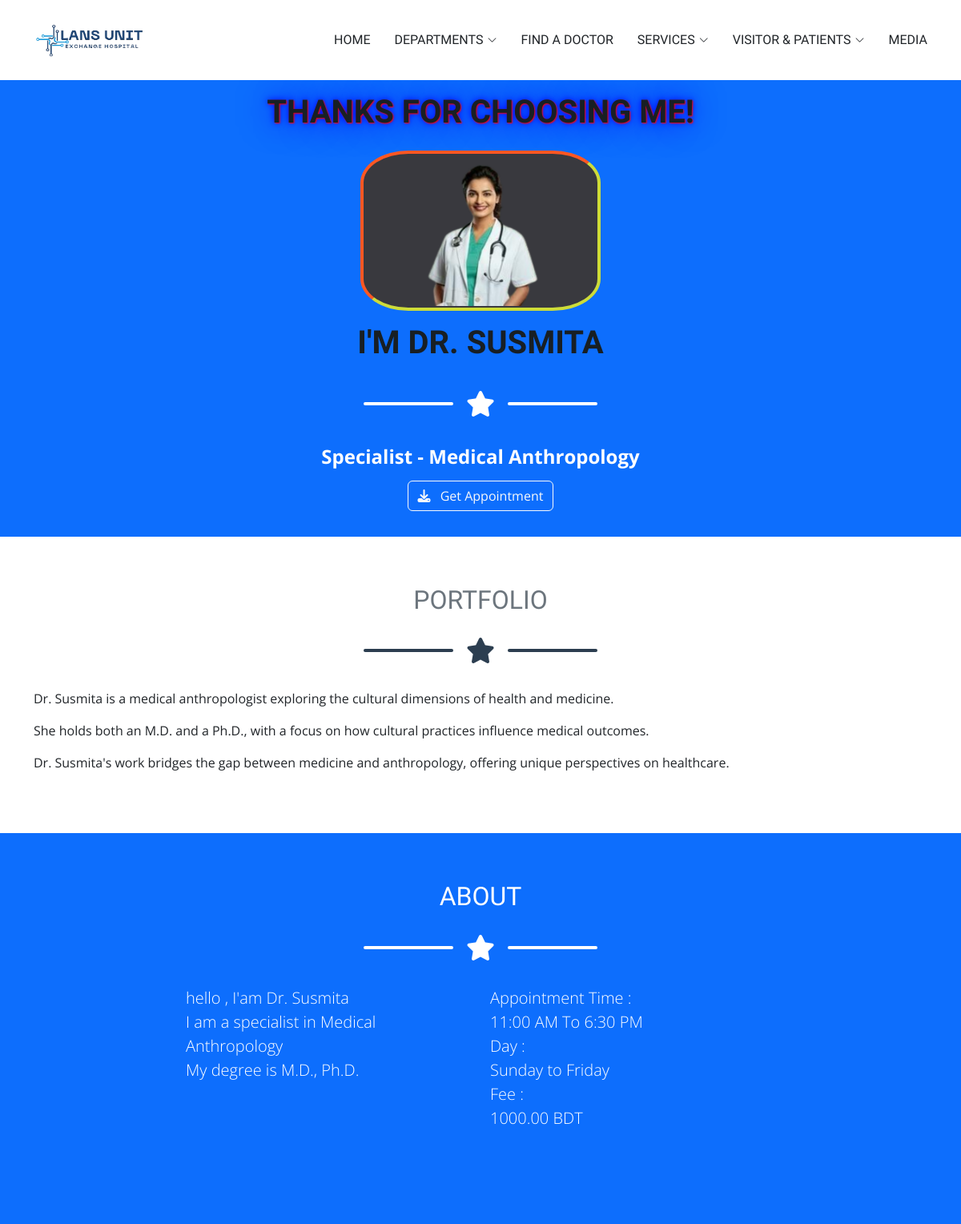
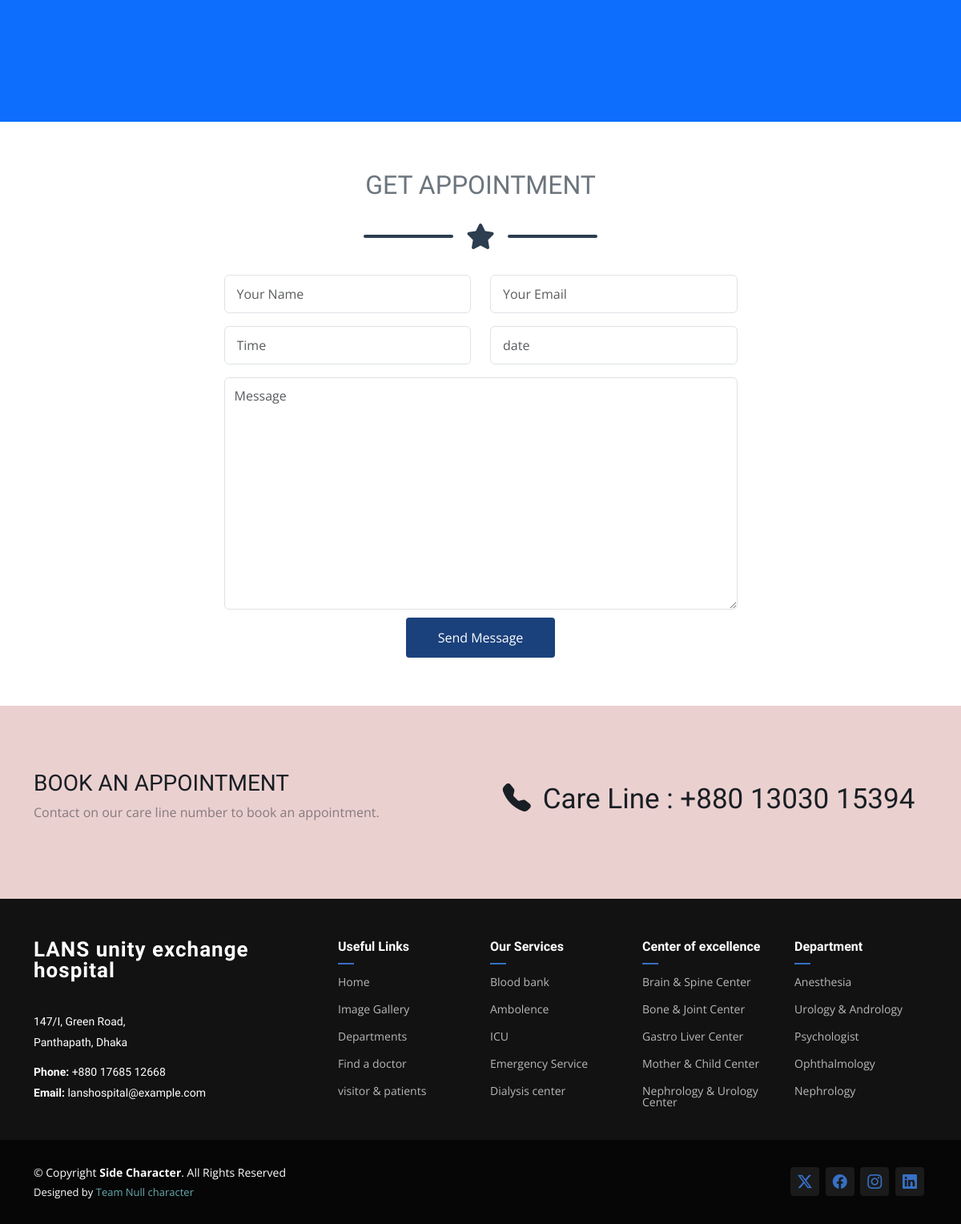
The page /app/10/ on the database its author committed (2 pictures, top to bottom).
### LANS_HOSPITAL_APP/models.py (models this page shows, shortened)
class Doctor(models.Model):
    name = models.CharField(max_length= 200)
    speciality = models.TextField()
    degree = models.TextField()
    intro = models.TextField()
    complete = models.TextField()
    end = models.TextField()
    appointment = models.TextField(null= True , blank=True)
    time = models.TextField(null= True , blank=True)
    fee = models.DecimalField(max_digits=10 , decimal_places= 2 , null= True , blank=True)
    image = models.ImageField(upload_to = "image/" , null= True , blank=True)

### LANS_HOSPITAL_APP/views.py (the view, shortened to what this page needs)
# urls.py: path('<int:pk>/' , views.profile , name='profile'),
def profile(request , pk):
    doctor = Doctor.objects.get(pk=pk)
    return render(request ,"doctor_profile.html" , {"doctor":doctor})

### LANS_HOSPITAL_APP/templates/doctor_profile.html (shortened to what this page needs)
{% extends "lay.html" %}
{% load static %}
{% block content %}
<main>
    <header class="masthead bg-primary text-white text-center" style = "background-color: #39393e">
        <div class="container d-flex align-items-center flex-column">
            <h1 class="masthead-heading text-uppercase mt-3 " style = "text-shadow: 1px 1px 2px red, 0 0 1em blue, 0 0 0.2em blue;" data-aos="fade-down">Thanks for choosing me!</h1>
            <img style="width :300px;height:200px; border-radius:20%;border: 4px solid #cddc39;padding: 2px;border-top-color: #ff5722;border-left-color: #ff5722; background: #39393e;
 " class="masthead-avatar mb-3 mt-3 css-border" data-aos="fade-right" src="{{doctor.image.url}}" alt="..." />
            <h1 class="masthead-heading text-uppercase" data-aos="fade-left">I'm {{doctor.name}} </h1>
            <div class="divider-custom divider-light">
                <div class="divider-custom-line"></div>
                <div class="divider-custom-icon"><i class="fas fa-star"></i></div>
                <div class="divider-custom-line"></div>
            </div>
            <p class="masthead-subheading font-weight-light mb-2">Specialist - {{doctor.speciality}} </p>
            <div class="text-center mt-1 mb-3">
                <a href="#contact">
                    <p class="btn btn-xl btn-outline-light">
                        <i class="fas fa-download me-2"></i>
                        Get Appointment
                    </p>
                </a>
            </div>
        </div>
    </header>
    <section class="page-section portfolio" id="portfolio">
        <div class="container">
            <h2 class="page-section-heading text-center text-uppercase text-secondary mb-0">Portfolio</h2>
            <div class="divider-custom">
                <div class="divider-custom-line"></div>
                <div class="divider-custom-icon"><i class="fas fa-star"></i></div>
                <div class="divider-custom-line"></div>
            </div>
            <div class="row justify-content-around">
                <p class="mb-3">{{doctor.intro}}</p>
                <p class="mb-3">{{doctor.complete}}</p>
                <p>{{doctor.end}}</p>
            </div>
        </div>
    </section>
    <section class="page-section bg-primary text-white mb-0" id="about">
        <div class="container">
            <h2 class="page-section-heading text-center text-uppercase text-white">About</h2>
            <div class="divider-custom divider-light">
                <div class="divider-custom-line"></div>
                <div class="divider-custom-icon"><i class="fas fa-star"></i></div>
                <div class="divider-custom-line"></div>
            </div>
            <div class="row">
                <div class="col-lg-4 ms-auto"><p class="lead">
                    hello , I'am {{doctor.name}} <br>
                    I am a specialist in {{doctor.speciality}} <br>
                    My degree is {{doctor.degree}}
                </p></div>
                <div class="col-lg-4 me-auto"><p class="lead">
                    Appointment Time : <br>
                    {{ doctor.time }} <br>
                    Day : <br>
                    {{ doctor.appointment }} <br>
                    Fee : <br>
                    {{ doctor.fee }} BDT
                </p></div>
            </div>
        </div>
    </section>
    <section class="page-section" id="contact">
        <div class="container">
            <h2 class="page-section-heading text-center text-uppercase text-secondary mb-0">
                Get Appointment</h2>
            <div class="divider-custom">
                <div class="divider-custom-line"></div>
                <div class="divider-custom-icon"><i class="fas fa-star"></i></div>
                <div class="divider-custom-line"></div>
            </div>
            <div class="row justify-content-center">
                <div class="col-lg-8 col-xl-7">
                    <form method="post" action="">
                        <div class="row">
                          <div class="col-md-6 form-group">
                            <input
                              type="text"
                              class="form-control"
                              id="name"
                              name="name"
                              placeholder="Your Name"
                              required=""
                            />
                          </div>
                          <div class="col-md-6 form-group mt-3 mt-md-0">
                            <input
                              type="email"
                              class="form-control"
                              name="email"
                              id="email"
                              placeholder="Your Email"
                              required=""
                            />
                          </div>
                        </div>
                        <div class="row mt-3">
                            <div class="col-md-6 form-group">
                              <input
                                type="text"
                                class="form-control"
                                id="name"
                                name="time"
                                placeholder="Time"
                                required=""
                              />
                            </div>
                            <div class="col-md-6 form-group mt-3 mt-md-0">
                              <input
                                type="text"
                                class="form-control"
                                name="date"
                                id="email"
                                placeholder="date"
                                required=""
                              />
                            </div>
                        </div>
                        <div class="form-group mt-3">
                          <textarea
                            id="message"
                            class="form-control"
                            name="message"
                            placeholder="Message"
                            required=""
                          ></textarea>
                        </div>
                        <div class="text-center">
                          <button class="send" type="submit" onclick="sendMail()">Send Message</button>
                        </div>
                      </form>
                </div>
            </div>
        </div>
    </section>
    <section
        id="call-to-action"
        class="call-to-action section light-background"
      >
        <div class="content">
          <div class="container">
            <div class="row align-items-center">
              <div class="col-lg-6">
                <div data-aos="fade-right">
                  <h3>Book an Appointment</h3>
                  <p class="opacity-50">
                    Contact on our care line number to book an appointment.
                  </p>
                </div>
              </div>
              <div class="col-lg-6">
                <div data-aos="fade-left">
                  <h1 style="text-align: center" class="careline">
                    <a style="padding-right: 15px" href="#"
                      ><i class="bi bi-telephone-fill"></i></a
                    >Care Line : +880 13030 15394
                  </h1>
                </div>
              </div>
            </div>
          </div>
        </div>
      </section>
</main>
{% endblock %}

### LANS_HOSPITAL_APP/static/assets/css/main.css (style rules this page uses)
:root { --default-font: "Open Sans", system-ui, -apple-system, "Segoe UI", Roboto, "Helvetica Neue", Arial, "Noto Sans", "Liberation Sans", sans-serif, "Apple Color Emoji", "Segoe UI Emoji", "Segoe UI Symbol", "Noto Color Emoji"; --heading-font: "Marcellus", sans-serif; --nav-font: "Marcellus", sans-serif; }
:root { --background-color: #ffffff; --default-color: #212529; --heading-color: #181f24; --accent-color: #1a417c; --surface-color: #ffffff; --contrast-color: #ffffff; --call-color: #ebd0d0; --call-doctor: #d8b225; }
:root { --nav-color: #212529; --nav-hover-color: #116530; --nav-mobile-background-color: #ffffff; --nav-dropdown-background-color: #ffffff; --nav-dropdown-color: #212529; --nav-dropdown-hover-color: #116530; }
.light-background { --background-color: #f9f9f9; --surface-color: #ffffff; }
:root { scroll-behavior: smooth; }
body { color: var(--default-color); background-color: var(--background-color); font-family: var(--default-font); }
a { color: var(--accent-top-color); text-decoration: none; transition: 0.3s; }
h1, h2, h3, h4, h5, h6 { color: var(--heading-color); font-family: var(--heading-font); }
section, .section { color: var(--default-color); background-color: var(--background-color); padding: 60px 0; scroll-margin-top: 100px; overflow: clip; }
#about { height: 80vh; }
#call-to-action { background-color: var(--call-color); }
.call-to-action .content { padding: 20px 0; }
.call-to-action .content h3 { font-weight: 300; text-transform: uppercase; }
.careline { font-size: 35px; }
#message { height: 290px; padding: 10px 12px; }
.send { background: var(--accent-color); color: var(--contrast-color); border: 0; padding: 13px 40px; transition: 0.4s; border-radius: 4px; margin-top: 10px; }
#name { height: 48px; padding: 10px 15px; }
#email { height: 48px; padding: 10px 15px; }
.masthead-heading { font-size: 3 rem; font-weight: bolder; }
.masthead-subheading { font-size: 1.5rem; font-weight: bold; }
.divider-custom { margin: 1.25rem 0 1.5rem; width: 100%; display: flex; justify-content: center; align-items: center; }
.divider-custom .divider-custom-line { width: 100%; max-width: 7rem; height: 0.25rem; background-color: #2c3e50; border-radius: 1rem; border-color: #2c3e50; }
.divider-custom .divider-custom-line:first-child { margin-right: 1rem; }
.divider-custom .divider-custom-line:last-child { margin-left: 1rem; }
.divider-custom .divider-custom-icon { color: #2c3e50; font-size: 2rem; }
.divider-custom.divider-light .divider-custom-line { background-color: #fff; }
.divider-custom.divider-light .divider-custom-icon { color: #fff; }
.css-border { border: 4px solid #cddc39; padding: 2px; border-radius: 50%; border-top-color: #ff5722; border-left-color: #ff5722; width: 75px; height: 75px; }

### rows shown on the page
Doctor: image (picture), name "DR. SUSMITA", speciality "Medical Anthropology", intro "Dr. Susmita is a medical anthropologist exploring the cultural dimensions of health and medicine.", complete "She holds both an M.D. and a Ph.D., with a focus on how cultural practices influence medical outcomes.", end "Dr. Susmita's work bridges the gap between medicine and anthropology, offering unique perspectives on healthcare.", name "Dr. Susmita", degree "M.D., Ph.D.", time "11:00 AM To 6:30 PM", appointment "Sunday to Friday", fee "1000.00"
